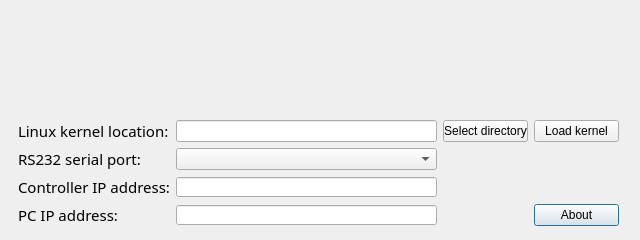
<?xml version="1.0" encoding="UTF-8"?>
<ui version="4.0">
 <class>Dialog</class>
 <widget class="QDialog" name="Dialog">
  <property name="windowModality">
   <enum>Qt::ApplicationModal</enum>
  </property>
  <property name="geometry">
   <rect>
    <x>0</x>
    <y>0</y>
    <width>640</width>
    <height>240</height>
   </rect>
  </property>
  <property name="sizePolicy">
   <sizepolicy hsizetype="Fixed" vsizetype="Preferred">
    <horstretch>0</horstretch>
    <verstretch>0</verstretch>
   </sizepolicy>
  </property>
  <property name="windowTitle">
   <string>OEM PC2/PC3 Linux Kernel Update Utility 1.0</string>
  </property>
  <property name="windowIcon">
   <iconset resource="ImageSources.qrc">
    <normaloff>:/DuagonD/d-element-blue.png</normaloff>:/DuagonD/d-element-blue.png</iconset>
  </property>
  <widget class="QWidget" name="gridLayoutWidget_2">
   <property name="geometry">
    <rect>
     <x>18</x>
     <y>120</y>
     <width>601</width>
     <height>109</height>
    </rect>
   </property>
   <layout class="QGridLayout" name="gridLayout_2">
    <item row="1" column="1">
     <widget class="QComboBox" name="COMPort"/>
    </item>
    <item row="2" column="0">
     <widget class="QLabel" name="label_4">
      <property name="font">
       <font>
        <family>Franklin Gothic Medium</family>
        <pointsize>11</pointsize>
       </font>
      </property>
      <property name="text">
       <string>Controller IP address:</string>
      </property>
     </widget>
    </item>
    <item row="1" column="0">
     <widget class="QLabel" name="label_3">
      <property name="font">
       <font>
        <family>Franklin Gothic Medium</family>
        <pointsize>11</pointsize>
       </font>
      </property>
      <property name="text">
       <string>RS232 serial port:</string>
      </property>
     </widget>
    </item>
    <item row="0" column="0">
     <widget class="QLabel" name="label_7">
      <property name="font">
       <font>
        <family>Franklin Gothic Medium</family>
        <pointsize>11</pointsize>
       </font>
      </property>
      <property name="text">
       <string>Linux kernel location:</string>
      </property>
     </widget>
    </item>
    <item row="0" column="1">
     <widget class="QLineEdit" name="pathEdit">
      <property name="text">
       <string/>
      </property>
     </widget>
    </item>
    <item row="3" column="0">
     <widget class="QLabel" name="label_5">
      <property name="font">
       <font>
        <family>Franklin Gothic Medium</family>
        <pointsize>11</pointsize>
       </font>
      </property>
      <property name="text">
       <string>PC IP address:</string>
      </property>
     </widget>
    </item>
    <item row="2" column="1">
     <widget class="QLineEdit" name="conIP">
      <property name="maximumSize">
       <size>
        <width>16777215</width>
        <height>20</height>
       </size>
      </property>
      <property name="font">
       <font>
        <family>Calibri</family>
        <pointsize>11</pointsize>
       </font>
      </property>
     </widget>
    </item>
    <item row="3" column="1">
     <widget class="QLineEdit" name="PCIP">
      <property name="maximumSize">
       <size>
        <width>16777215</width>
        <height>20</height>
       </size>
      </property>
      <property name="font">
       <font>
        <family>Calibri</family>
        <pointsize>11</pointsize>
       </font>
      </property>
     </widget>
    </item>
    <item row="3" column="4">
     <widget class="QPushButton" name="about">
      <property name="minimumSize">
       <size>
        <width>85</width>
        <height>0</height>
       </size>
      </property>
      <property name="text">
       <string>About</string>
      </property>
     </widget>
    </item>
    <item row="0" column="2">
     <widget class="QPushButton" name="fileSelect">
      <property name="maximumSize">
       <size>
        <width>85</width>
        <height>16777215</height>
       </size>
      </property>
      <property name="text">
       <string>Select directory</string>
      </property>
      <property name="default">
       <bool>false</bool>
      </property>
      <property name="flat">
       <bool>false</bool>
      </property>
     </widget>
    </item>
    <item row="0" column="4">
     <widget class="QPushButton" name="goButton">
      <property name="enabled">
       <bool>true</bool>
      </property>
      <property name="minimumSize">
       <size>
        <width>85</width>
        <height>0</height>
       </size>
      </property>
      <property name="text">
       <string>Load kernel</string>
      </property>
     </widget>
    </item>
   </layout>
  </widget>
  <widget class="QLabel" name="label">
   <property name="geometry">
    <rect>
     <x>210</x>
     <y>15</y>
     <width>220</width>
     <height>90</height>
    </rect>
   </property>
   <property name="text">
    <string/>
   </property>
   <property name="pixmap">
    <pixmap resource="ImageSources.qrc">:/DuagonLogo/duagon-logo-seethru.png</pixmap>
   </property>
   <property name="alignment">
    <set>Qt::AlignCenter</set>
   </property>
  </widget>
  <action name="actionrunStuff">
   <property name="text">
    <string>runStuff</string>
   </property>
  </action>
 </widget>
 <tabstops>
  <tabstop>pathEdit</tabstop>
  <tabstop>fileSelect</tabstop>
  <tabstop>COMPort</tabstop>
  <tabstop>conIP</tabstop>
  <tabstop>PCIP</tabstop>
  <tabstop>goButton</tabstop>
  <tabstop>about</tabstop>
 </tabstops>
 <resources>
  <include location="ImageSources.qrc"/>
 </resources>
 <connections/>
</ui>
